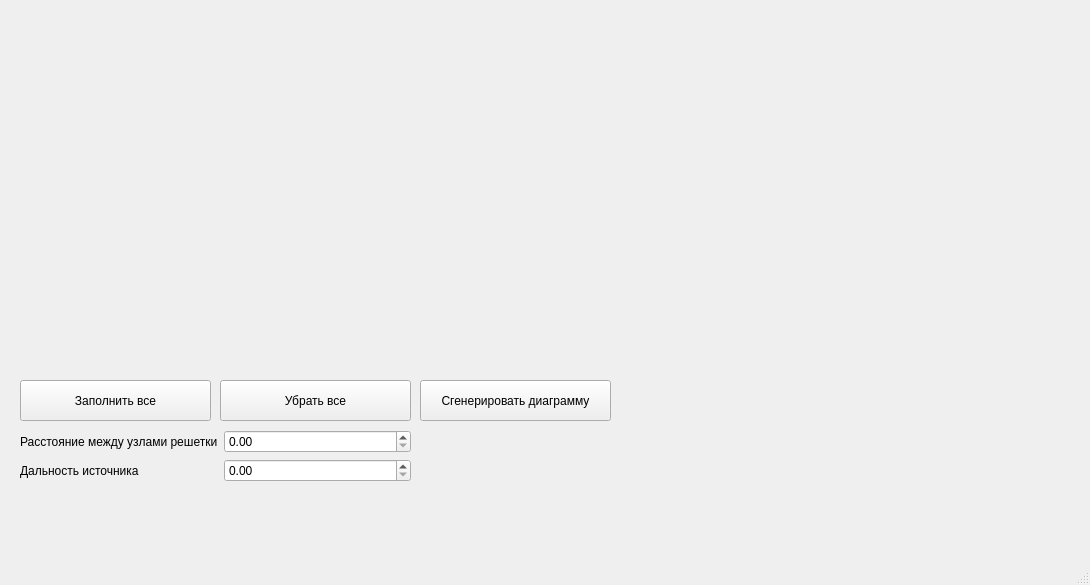
<?xml version="1.0" encoding="UTF-8"?>
<ui version="4.0">
 <class>MainWindow</class>
 <widget class="QMainWindow" name="MainWindow">
  <property name="geometry">
   <rect>
    <x>0</x>
    <y>0</y>
    <width>1090</width>
    <height>585</height>
   </rect>
  </property>
  <property name="windowTitle">
   <string>MainWindow</string>
  </property>
  <widget class="QWidget" name="centralwidget">
   <widget class="antenna_array_renderer" name="widget" native="true">
    <property name="geometry">
     <rect>
      <x>10</x>
      <y>10</y>
      <width>401</width>
      <height>361</height>
     </rect>
    </property>
   </widget>
   <widget class="QCustomPlot" name="widget_2" native="true">
    <property name="geometry">
     <rect>
      <x>420</x>
      <y>10</y>
      <width>661</width>
      <height>361</height>
     </rect>
    </property>
   </widget>
   <widget class="QPushButton" name="pushButton_2">
    <property name="enabled">
     <bool>true</bool>
    </property>
    <property name="geometry">
     <rect>
      <x>420</x>
      <y>380</y>
      <width>191</width>
      <height>41</height>
     </rect>
    </property>
    <property name="text">
     <string>Сгенерировать диаграмму</string>
    </property>
   </widget>
   <widget class="QPushButton" name="pushButton_3">
    <property name="geometry">
     <rect>
      <x>20</x>
      <y>380</y>
      <width>191</width>
      <height>41</height>
     </rect>
    </property>
    <property name="text">
     <string>Заполнить все</string>
    </property>
   </widget>
   <widget class="QPushButton" name="pushButton_4">
    <property name="geometry">
     <rect>
      <x>220</x>
      <y>380</y>
      <width>191</width>
      <height>41</height>
     </rect>
    </property>
    <property name="text">
     <string>Убрать все</string>
    </property>
   </widget>
   <widget class="QWidget" name="formLayoutWidget">
    <property name="geometry">
     <rect>
      <x>20</x>
      <y>430</y>
      <width>391</width>
      <height>101</height>
     </rect>
    </property>
    <layout class="QFormLayout" name="formLayout">
     <item row="0" column="0">
      <widget class="QLabel" name="Label">
       <property name="text">
        <string>Расстояние между узлами решетки</string>
       </property>
      </widget>
     </item>
     <item row="0" column="1">
      <widget class="QDoubleSpinBox" name="DoubleSpinBox"/>
     </item>
     <item row="1" column="0">
      <widget class="QLabel" name="Label_2">
       <property name="text">
        <string>Дальность источника</string>
       </property>
      </widget>
     </item>
     <item row="1" column="1">
      <widget class="QDoubleSpinBox" name="DoubleSpinBox_2"/>
     </item>
    </layout>
   </widget>
  </widget>
  <widget class="QMenuBar" name="menubar">
   <property name="geometry">
    <rect>
     <x>0</x>
     <y>0</y>
     <width>1090</width>
     <height>23</height>
    </rect>
   </property>
  </widget>
  <widget class="QStatusBar" name="statusbar"/>
 </widget>
 <customwidgets>
  <customwidget>
   <class>QCustomPlot</class>
   <extends>QWidget</extends>
   <header>qcustomplot.h</header>
   <container>1</container>
  </customwidget>
  <customwidget>
   <class>antenna_array_renderer</class>
   <extends>QWidget</extends>
   <header>antenna_array_renderer.h</header>
   <container>1</container>
  </customwidget>
 </customwidgets>
 <resources/>
 <connections/>
</ui>
